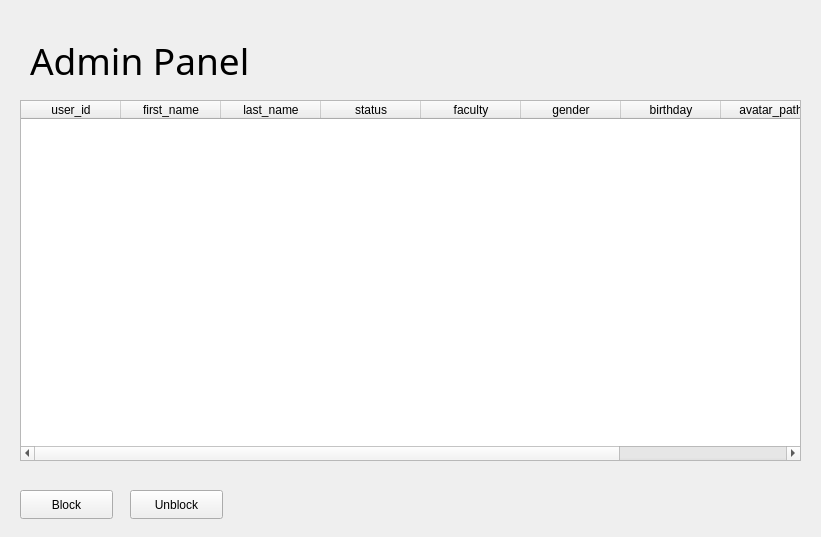
<?xml version="1.0" encoding="UTF-8"?>
<ui version="4.0">
 <class>Widget</class>
 <widget class="QWidget" name="Widget">
  <property name="geometry">
   <rect>
    <x>0</x>
    <y>0</y>
    <width>821</width>
    <height>537</height>
   </rect>
  </property>
  <property name="windowTitle">
   <string>Widget</string>
  </property>
  <widget class="QTableWidget" name="tableWidget">
   <property name="geometry">
    <rect>
     <x>20</x>
     <y>100</y>
     <width>781</width>
     <height>361</height>
    </rect>
   </property>
   <column>
    <property name="text">
     <string>user_id</string>
    </property>
   </column>
   <column>
    <property name="text">
     <string>first_name</string>
    </property>
   </column>
   <column>
    <property name="text">
     <string>last_name</string>
    </property>
   </column>
   <column>
    <property name="text">
     <string>status</string>
    </property>
   </column>
   <column>
    <property name="text">
     <string>faculty</string>
    </property>
   </column>
   <column>
    <property name="text">
     <string>gender</string>
    </property>
   </column>
   <column>
    <property name="text">
     <string>birthday</string>
    </property>
   </column>
   <column>
    <property name="text">
     <string>avatar_path</string>
    </property>
   </column>
   <column>
    <property name="text">
     <string>phone_number</string>
    </property>
   </column>
  </widget>
  <widget class="QPushButton" name="pushButton">
   <property name="geometry">
    <rect>
     <x>20</x>
     <y>490</y>
     <width>93</width>
     <height>29</height>
    </rect>
   </property>
   <property name="text">
    <string>Block</string>
   </property>
  </widget>
  <widget class="QPushButton" name="pushButton_2">
   <property name="geometry">
    <rect>
     <x>130</x>
     <y>490</y>
     <width>93</width>
     <height>29</height>
    </rect>
   </property>
   <property name="text">
    <string>Unblock</string>
   </property>
  </widget>
  <widget class="QLabel" name="label">
   <property name="geometry">
    <rect>
     <x>30</x>
     <y>30</y>
     <width>251</width>
     <height>61</height>
    </rect>
   </property>
   <property name="font">
    <font>
     <family>Gill Sans MT</family>
     <pointsize>28</pointsize>
    </font>
   </property>
   <property name="text">
    <string>Admin Panel</string>
   </property>
  </widget>
 </widget>
 <resources/>
 <connections/>
</ui>
